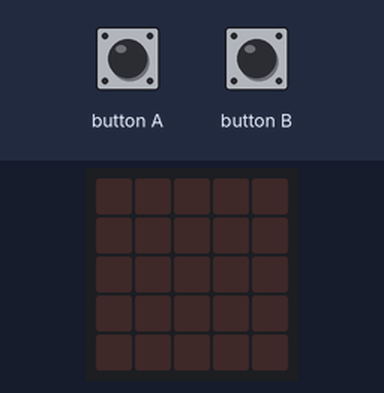
Bench run of a program on a simulated BBC micro:bit (MakeCode). Shown: the board's 5×5 LED display. The test bench sets the inputs (shaded band).

Above: at 1.2 s.
1.3 s: button B pressed for 0.15 s
At 4.1 s:
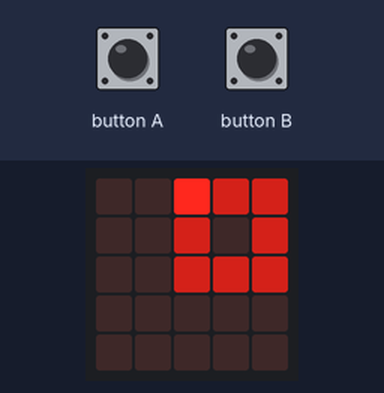
4.3 s: button A pressed for 0.15 s
At 5.9 s:
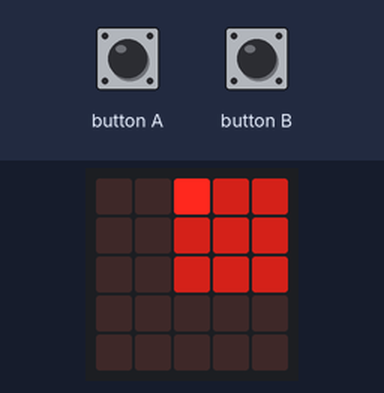
6.7 s: button A pressed for 0.15 s
At 6.97 s:
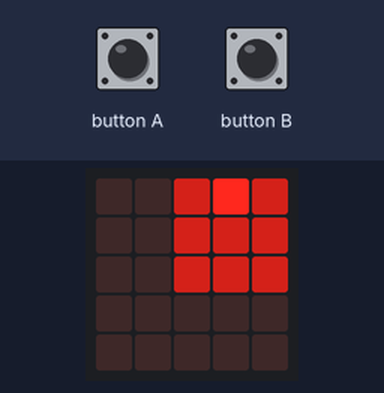
8.6 s: button B pressed for 0.15 s
At 11.5 s:
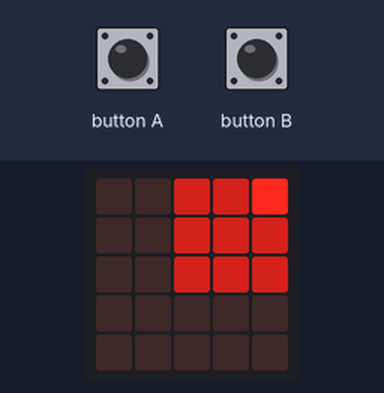
Timing chart, 0 to 12.6 s (numbered marks = the images above; inputs shaded):
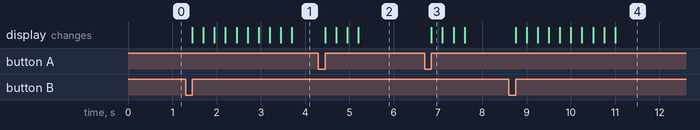

The program:

main.ts
```typescript
input.onButtonPressed(Button.A, function () {
    for (let index = 0; index <= 3; index++) {
        turtle.forward(1)
        turtle.turnRight()
        turtle.pen(TurtlePenMode.Down)
    }
})
input.onButtonPressed(Button.B, function () {
    for (let index2 = 0; index2 <= 4; index2++) {
        turtle.forward(2)
        turtle.turnRight()
        turtle.pen(TurtlePenMode.Down)
    }
})
basic.forever(function () {

})
```

test.ts
```typescript
// 在這裡測試；當此封包作為擴充功能時，將不會編譯此內容。
```

Measured:
- after the input at 1.3 s, the display: first changes after 0.15 s (image 1 shows a later state)
- after the input at 4.3 s, the display: first changes after 0.15 s (image 2 shows a later state)
- after the input at 6.7 s, the display: changes after 0.15 s (image 3)
- after the input at 8.6 s, the display: first changes after 0.15 s (image 4 shows a later state)
